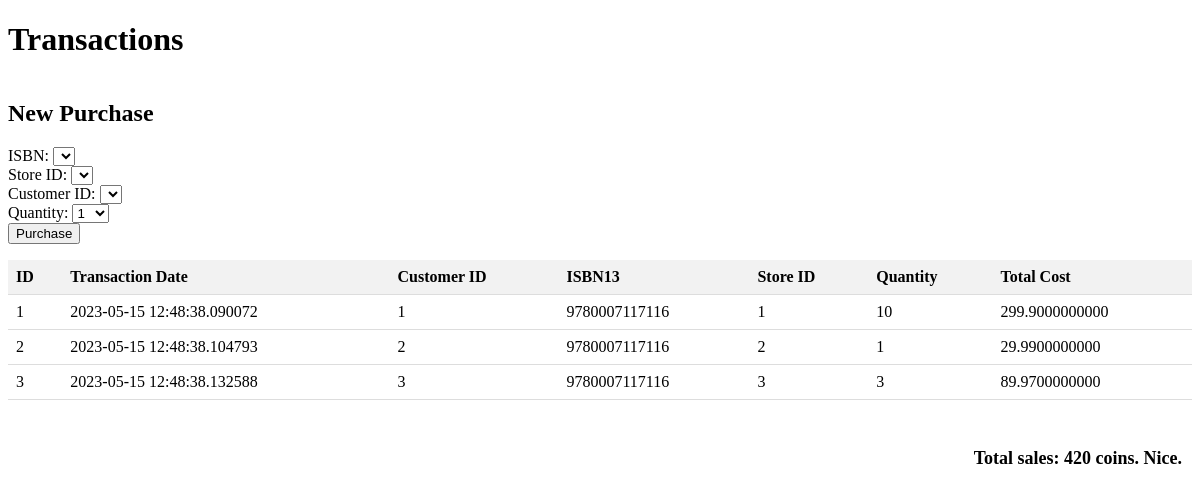
The app's page /transactions, older data.
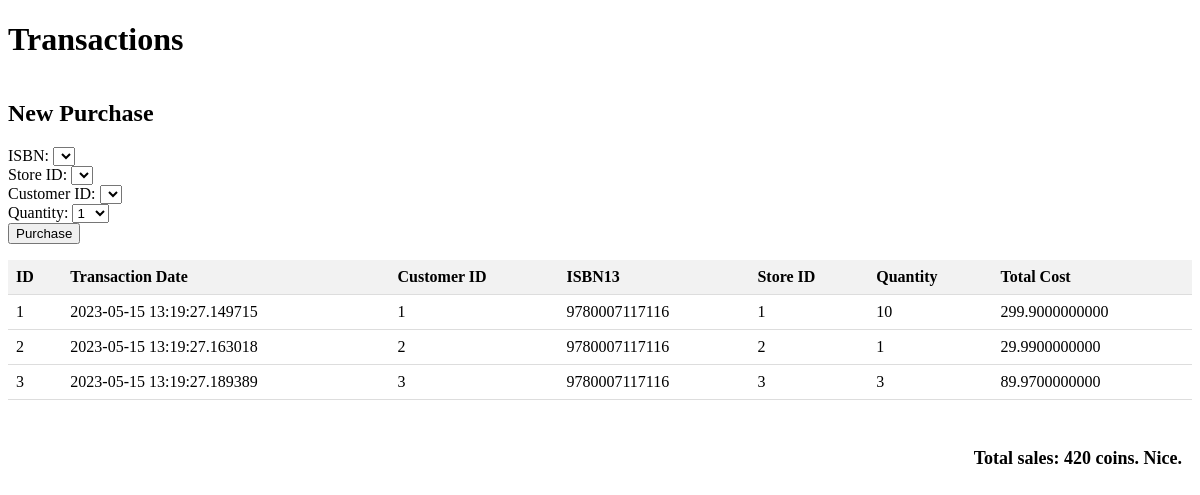
The same page, newer data.
### models.py (models this page shows)
class Transaction(Base):
    __tablename__ = 'Transactions'
    id = Column(Integer, primary_key=True)
    transaction_date = Column(DateTime, default=datetime.utcnow)
    CustomerID = Column(Integer, ForeignKey('Customer.ID'))
    isbn13 = Column(String(13), ForeignKey('Books.isbn13'))
    StoreID = Column(Integer)
    book = relationship("Books")
    quantity = Column(Integer)
    total_cost = Column(Numeric(precision=2))

### app.py (the view)
@app.route('/transactions')
def view():
    transaction_table = db.session.query(Transaction).all()
    sales_info = total_sales()
    return render_template('transactions.html', results=transaction_table, total_sales=sales_info)

### Scripts/utils.py (called while the page is built)
def total_sales():
    with Session() as session:
        total_sales = session.query(func.sum(Transaction.total_cost)).scalar()
        sales = round(total_sales)
        if sales < 10:
            i = "Oh.."
        elif sales == 69 or sales == 420:
            i = "Nice."
        elif sales > 100:
            i = "Ok!"
        elif sales > 1000:
            i = "Sweet!"
        elif sales > 10_000:
            i = "Ay caramba!"
        elif sales > 100_000:
            i = "Wohooo!"
        elif sales > 1_000_000:
            i = "Mr. Bezos.. We meet again."
        return f'Total sales: {sales} coins. {i}'

### templates/transactions.html (shortened to what this page needs)
<!DOCTYPE html>
<html>
<head>
</head>
<body>
		<h1>Transactions</h1>
		<h2>New Purchase</h2>
		<form action="/purchase" method="post">
		  <label for="isbn">ISBN:</label>
		  <select id="isbn" name="isbn">
		  </select><br>
		  <label for="store_id">Store ID:</label>
		  <select id="store_id" name="store_id">
		  </select><br>
		  <label for="customer_id">Customer ID:</label>
		  <select id="customer_id" name="customer_id">
		  </select><br>
		  <label for="quantity">Quantity:</label>
		  <select id="quantity" name="quantity">
			{% for i in range(1, 11) %}
			  <option value="{{ i }}">{{ i }}</option>
			{% endfor %}
		  </select><br>
		  <input type="submit" value="Purchase">
		</form>
	<table>
		<thead>
			<tr>
				<th>ID</th>
				<th>Transaction Date</th>
				<th>Customer ID</th>
				<th>ISBN13</th>
				<th>Store ID</th>
				<th>Quantity</th>
				<th>Total Cost</th>
			</tr>
		</thead>
		<tbody>
			{% for transaction in results %}
			<tr>
				<td>{{ transaction.id }}</td>
				<td>{{ transaction.transaction_date }}</td>
				<td>{{ transaction.CustomerID }}</td>
				<td>{{ transaction.isbn13 }}</td>
				<td>{{ transaction.StoreID }}</td>
				<td>{{ transaction.quantity }}</td>
				<td>{{ transaction.total_cost }}</td>
			</tr>
			{% endfor %}
		</tbody>
	</table>
	<div class="container">
		<p class="total-sales">{{ total_sales }}</p>
	</div>
</body>
</html>

### templates/transactions.html (style rules this page uses)
table { border-collapse: collapse; width: 100%; }
th, td { text-align: left; padding: 8px; border-bottom: 1px solid #ddd; }
th { background-color: #f2f2f2; }
.container { display: flex; justify-content: flex-end; padding: 10px; margin-top: 20px; }
.total-sales { font-size: 18px; font-weight: bold; text-align: right; }

Row changes from the older to the newer data that the page shows:
changed Transaction id 1: transaction_date "2023-05-15 12:48:38.090072" → "2023-05-15 13:19:27.149715"
changed Transaction id 2: transaction_date "2023-05-15 12:48:38.104793" → "2023-05-15 13:19:27.163018"
changed Transaction id 3: transaction_date "2023-05-15 12:48:38.132588" → "2023-05-15 13:19:27.189389"
